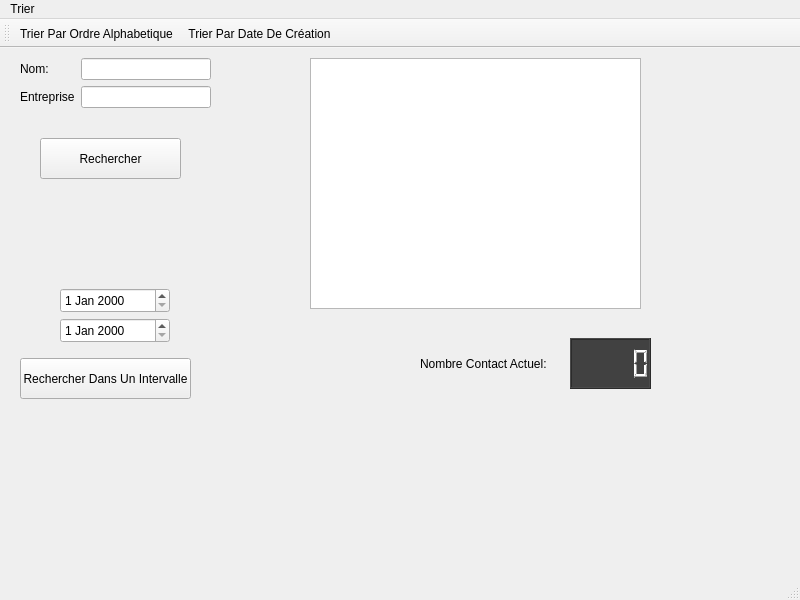
<?xml version="1.0" encoding="UTF-8"?>
<ui version="4.0">
 <class>WidgetListesContacts</class>
 <widget class="QMainWindow" name="WidgetListesContacts">
  <property name="geometry">
   <rect>
    <x>0</x>
    <y>0</y>
    <width>800</width>
    <height>600</height>
   </rect>
  </property>
  <property name="windowTitle">
   <string>Listes Contact</string>
  </property>
  <widget class="QWidget" name="centralwidget">
   <widget class="QWidget" name="formLayoutWidget">
    <property name="geometry">
     <rect>
      <x>20</x>
      <y>10</y>
      <width>191</width>
      <height>71</height>
     </rect>
    </property>
    <layout class="QFormLayout" name="formLayout">
     <item row="0" column="0">
      <widget class="QLabel" name="label">
       <property name="text">
        <string>Nom:</string>
       </property>
      </widget>
     </item>
     <item row="0" column="1">
      <widget class="QLineEdit" name="Nom"/>
     </item>
     <item row="1" column="0">
      <widget class="QLabel" name="label_2">
       <property name="text">
        <string>Entreprise</string>
       </property>
      </widget>
     </item>
     <item row="1" column="1">
      <widget class="QLineEdit" name="Entreprise"/>
     </item>
    </layout>
   </widget>
   <widget class="QPushButton" name="Search">
    <property name="geometry">
     <rect>
      <x>40</x>
      <y>90</y>
      <width>141</width>
      <height>41</height>
     </rect>
    </property>
    <property name="text">
     <string>Rechercher</string>
    </property>
   </widget>
   <widget class="QLCDNumber" name="ContactNumber">
    <property name="geometry">
     <rect>
      <x>570</x>
      <y>290</y>
      <width>81</width>
      <height>51</height>
     </rect>
    </property>
    <property name="styleSheet">
     <string notr="true">background-color: rgb(65, 65, 65);
color: rgb(255, 255, 255);</string>
    </property>
   </widget>
   <widget class="QLabel" name="label_3">
    <property name="geometry">
     <rect>
      <x>420</x>
      <y>300</y>
      <width>131</width>
      <height>31</height>
     </rect>
    </property>
    <property name="text">
     <string>Nombre Contact Actuel:</string>
    </property>
   </widget>
   <widget class="QTableWidget" name="Contact_Results">
    <property name="geometry">
     <rect>
      <x>310</x>
      <y>10</y>
      <width>331</width>
      <height>251</height>
     </rect>
    </property>
   </widget>
   <widget class="QDateEdit" name="dateDebut">
    <property name="geometry">
     <rect>
      <x>60</x>
      <y>240</y>
      <width>110</width>
      <height>25</height>
     </rect>
    </property>
   </widget>
   <widget class="QDateEdit" name="dateFin">
    <property name="geometry">
     <rect>
      <x>60</x>
      <y>270</y>
      <width>110</width>
      <height>25</height>
     </rect>
    </property>
   </widget>
   <widget class="QPushButton" name="Search_Date">
    <property name="geometry">
     <rect>
      <x>20</x>
      <y>310</y>
      <width>171</width>
      <height>41</height>
     </rect>
    </property>
    <property name="text">
     <string>Rechercher Dans Un Intervalle</string>
    </property>
   </widget>
  </widget>
  <widget class="QMenuBar" name="menubar">
   <property name="geometry">
    <rect>
     <x>0</x>
     <y>0</y>
     <width>800</width>
     <height>21</height>
    </rect>
   </property>
   <widget class="QMenu" name="menuTrier">
    <property name="title">
     <string>Trier</string>
    </property>
    <addaction name="actionTrier_Par_Ordre_Alphabetique"/>
    <addaction name="actionTrier_Par_Date_De_Creation"/>
   </widget>
   <addaction name="menuTrier"/>
  </widget>
  <widget class="QStatusBar" name="statusbar"/>
  <widget class="QToolBar" name="toolBar">
   <property name="windowTitle">
    <string>toolBar</string>
   </property>
   <attribute name="toolBarArea">
    <enum>TopToolBarArea</enum>
   </attribute>
   <attribute name="toolBarBreak">
    <bool>false</bool>
   </attribute>
   <addaction name="actionTrier_Par_Ordre_Alphabetique"/>
   <addaction name="actionTrier_Par_Date_De_Creation"/>
  </widget>
  <action name="actionTrier_Par_Ordre_Alphabetique">
   <property name="icon">
    <iconset resource="Ressources_QT.qrc">
     <normaloff>:/rec/Ressources/trier.png</normaloff>:/rec/Ressources/trier.png</iconset>
   </property>
   <property name="text">
    <string>Trier Par Ordre Alphabetique</string>
   </property>
  </action>
  <action name="actionTrier_Par_Date_De_Creation">
   <property name="icon">
    <iconset resource="Ressources_QT.qrc">
     <normaloff>:/rec/Ressources/calendrier.png</normaloff>:/rec/Ressources/calendrier.png</iconset>
   </property>
   <property name="text">
    <string>Trier Par Date De Création</string>
   </property>
  </action>
 </widget>
 <resources>
  <include location="Ressources_QT.qrc"/>
 </resources>
 <connections/>
</ui>
